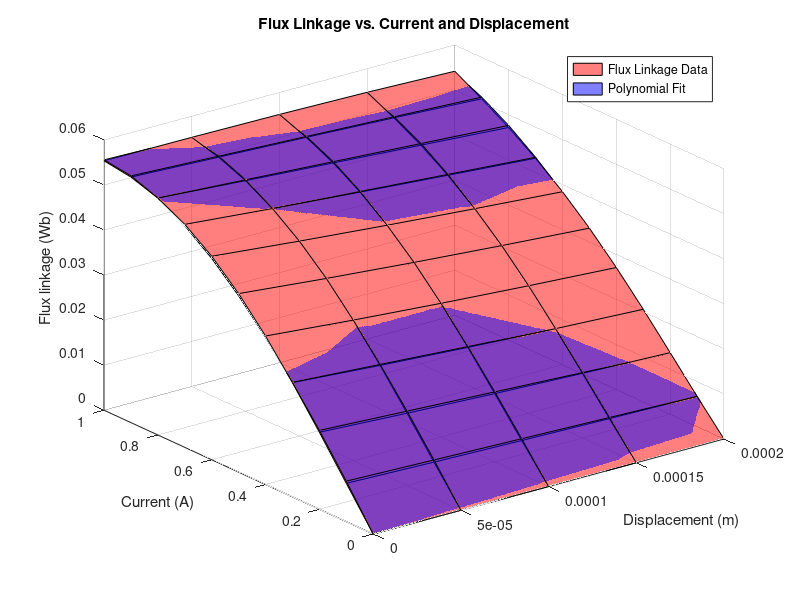

This figure's MATLAB source:
clc,clear,close all

load data.mat

% Calculate partial derivatives for block parameterization in terms of
% dPhi(i,x)/dx and dPhi(i,x)/di. To do this, use least squares to find
% a smooth differentiable function fit to flux.
[b,a]=meshgrid(x,current+1e-5); % 1e-5 offset to avoid zero current; b and a, 11-by-5
a=a(:); b=b(:); data_coeff = flux_linkage(:);% Unwrapped to column vectors
X = [a.^3 b.*a.^2 a.^2 a b a.*b]; % X, 55-by-6
Coeff = (X'*X)\(X'*data_coeff);% Solve normal equation to get least square solution, ie Coeff; Coeff, 6-by-1
flux_linkage2 = reshape(X*Coeff,length(current),length(x));% flux_linkage2, 11-by-5.

view(-37.5,30)
hold(gca,"on")
% Plot 'Flux linkage'
surf(x,current,flux_linkage,'FaceColor',[1 0 0],'FaceAlpha',0.5);
% Plot 'Polynomial fit'
surf(x,current,flux_linkage2,'FaceColor',[0 0 1],'FaceAlpha',0.5);
% Plot settings
title('Flux Linkage vs. Current and Displacement')
xlabel('Displacement (m)')
ylabel('Current (A)')
zlabel('Flux linkage (Wb)')
axis([0 2e-4 0 1 0 0.06])
legend({'Flux Linkage Data','Polynomial Fit'},'Location','Best')
grid on
hold(gca, "off")